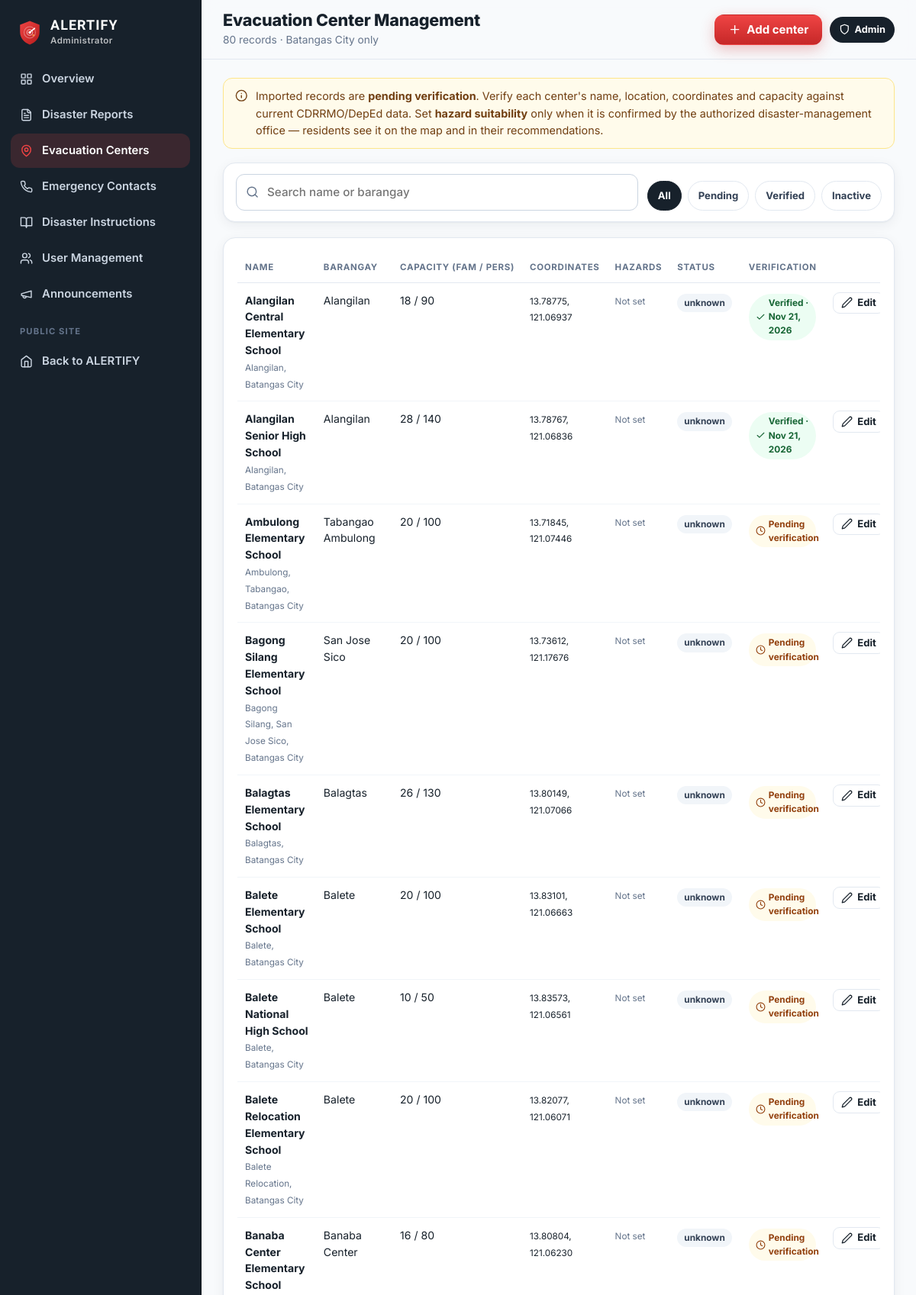
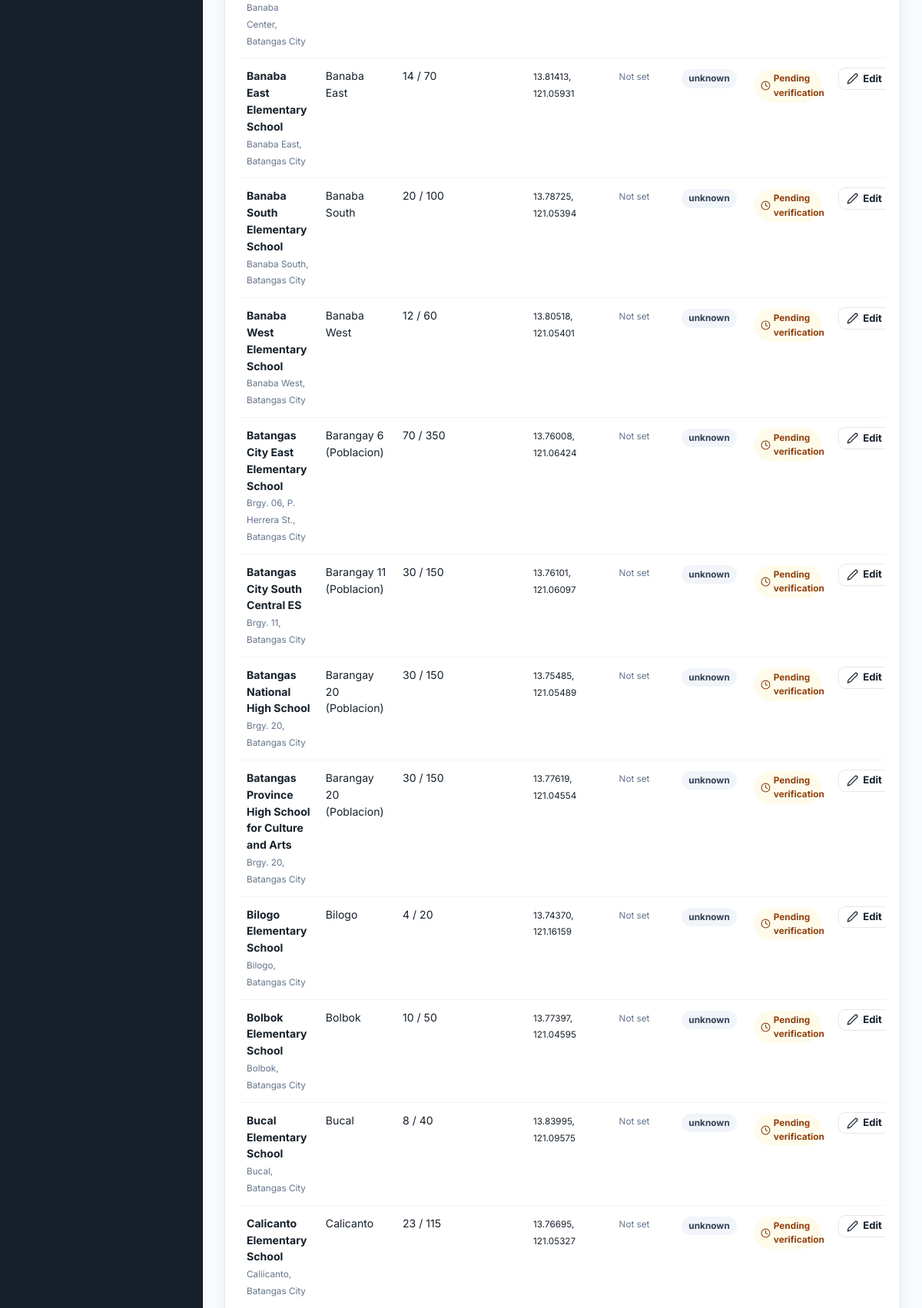
The app's page /admin/centers (signed in, upper part) with its own data (2 pictures, top to bottom).
### models.py (models this page shows, shortened)
class EvacuationCenter(db.Model):
    __tablename__ = "evacuation_centers"
    id = db.Column(db.Integer, primary_key=True)
    name = db.Column(db.String(200), nullable=False)
    location = db.Column(db.String(200))          # location text exactly as in source
    barangay = db.Column(db.String(80), index=True)
    capacity_families = db.Column(db.Integer)     # None = not provided in source
    capacity_persons = db.Column(db.Integer)
    latitude = db.Column(db.Float)
    longitude = db.Column(db.Float)
    source = db.Column(db.String(200))
    source_note = db.Column(db.String(255))
    verified = db.Column(db.Boolean, default=False)
    verified_at = db.Column(db.DateTime)
    verified_by = db.Column(db.Integer, db.ForeignKey("users.id"))
    hazards = db.Column(db.String(200), default="")
    operational_status = db.Column(db.String(20), default="unknown")  # unknown|open|full|closed
    status_updated_at = db.Column(db.DateTime)
    active = db.Column(db.Boolean, default=True)
    created_at = db.Column(db.DateTime, default=utcnow)
    updated_at = db.Column(db.DateTime, default=utcnow, onupdate=utcnow)
    @property
    def hazard_list(self):
        return [h for h in (self.hazards or "").split(",") if h]

### app.py (the view)
@app.route("/admin/centers")
@admin_required
def admin_centers():
    qry = EvacuationCenter.query
    f = request.args.get("filter", "")
    if f == "pending":
        qry = qry.filter_by(verified=False)
    elif f == "verified":
        qry = qry.filter_by(verified=True)
    elif f == "inactive":
        qry = qry.filter_by(active=False)
    if request.args.get("q"):
        like = f"%{request.args['q']}%"
        qry = qry.filter(or_(EvacuationCenter.name.ilike(like), EvacuationCenter.barangay.ilike(like)))
    return render_template("admin/centers.html", centers=qry.order_by(EvacuationCenter.name).all(),
                           f=f, q=request.args.get("q", ""))

### app.py (called while the page is built, shortened)
@login_manager.user_loader
def load_user(uid):
    return db.session.get(User, int(uid))

def csrf_token():
    if "csrf" not in session:
        session["csrf"] = secrets.token_urlsafe(32)
    return session["csrf"]

@app.before_request
def csrf_protect():
    session.permanent = True

@app.after_request
def security_headers(resp):
    resp.headers.setdefault("X-Content-Type-Options", "nosniff")
    resp.headers.setdefault("X-Frame-Options", "SAMEORIGIN")
    resp.headers.setdefault("Referrer-Policy", "strict-origin-when-cross-origin")
    resp.headers.setdefault("Permissions-Policy", "geolocation=(self)")
    return resp

def admin_required(fn):
    @wraps(fn)
    @login_required
    def wrapper(*a, **kw):
        if not current_user.is_admin:
            abort(403)
        return fn(*a, **kw)
    return wrapper

def visible_notifications(limit=None):
    now = utcnow()
    qry = Notification.query.filter(Notification.active.is_(True),
                                    or_(Notification.expires_at.is_(None), Notification.expires_at > now))
    if current_user.is_authenticated and current_user.barangay:
        qry = qry.filter(or_(Notification.barangay.is_(None), Notification.barangay == "",
                             Notification.barangay == current_user.barangay))
    qry = qry.order_by(Notification.created_at.desc())
    return qry.limit(limit).all() if limit else qry.all()

def unread_ids(notes):
    ids = [n.id for n in notes]
    if not ids:
        return set()
    if current_user.is_authenticated:
        read = {r.notification_id for r in NotificationRead.query.filter(
            NotificationRead.user_id == current_user.id, NotificationRead.notification_id.in_(ids))}
        return set(ids) - read
    seen = session.get("notif_seen", 0)
    return {n.id for n in notes if n.id > seen}

@app.context_processor
def inject_globals():
    notes = visible_notifications(limit=8)
    return {
        "categories": DisasterCategory.query.filter_by(active=True).order_by(DisasterCategory.sort_order).all(),
        "primary_contacts": EmergencyContact.query.filter_by(active=True, is_primary=True)
        .order_by(EmergencyContact.sort_order).all(),
        "nav_notifications": notes,
        "nav_unread": unread_ids(notes),
        "severity_labels": engine.SEVERITY_LABELS,
        "setup_warning": setup_warning(),
    }

def setup_warning():
    if not ON_VERCEL:
        return None

### models.py (called while the page is built)
def utcnow():
    return datetime.now(timezone.utc).replace(tzinfo=None)

### templates/admin/centers.html (shortened to what this page needs)
{% extends "admin/layout.html" %}
{% import "_macros.html" as m with context %}
{% block page_title %}Evacuation Center Management{% endblock %}
{% block page_sub %}<p>{{ centers|length }} record{{ 's' if centers|length != 1 }} · Batangas City only</p>{% endblock %}
{% block actions %}<a class="btn btn-red" href="{{ url_for('admin_center_form') }}">{{ icon('plus') }} Add center</a>{% endblock %}
{% block content %}
<div class="note note-warn">{{ icon('info') }} <span>Imported records are <b>pending verification</b>. Verify each center's name, location, coordinates and capacity against current CDRRMO/DepEd data. Set <b>hazard suitability</b> only when it is confirmed by the authorized disaster-management office — residents see it on the map and in their recommendations.</span></div>
<form class="card filter-bar" method="get">
  <label class="search-field grow">{{ icon('search') }}<input type="search" name="q" value="{{ q }}" placeholder="Search name or barangay"></label>
  <div class="chips">
    {% for k, l in [('', 'All'), ('pending', 'Pending'), ('verified', 'Verified'), ('inactive', 'Inactive')] %}
      <a class="chip-btn {{ 'active' if f == k }}" href="{{ url_for('admin_centers', filter=k, q=q) }}">{{ l }}</a>
    {% endfor %}
  </div>
</form>
<section class="card">
<div class="table-wrap">
<table class="table">
  <thead><tr><th>Name</th><th>Barangay</th><th>Capacity (fam / pers)</th><th>Coordinates</th><th>Hazards</th><th>Status</th><th>Verification</th><th></th></tr></thead>
  <tbody>
  {% for c in centers %}
    <tr class="{{ 'row-muted' if not c.active }}">
      <td><b>{{ c.name }}</b><br><small class="muted">{{ c.location }}</small></td>
      <td>{{ c.barangay or '—' }}</td>
      <td>{{ c.capacity_families if c.capacity_families is not none else '—' }} / {{ c.capacity_persons if c.capacity_persons is not none else '—' }}</td>
      <td>{% if c.latitude is not none %}<small>{{ '%.5f'|format(c.latitude) }},<br>{{ '%.5f'|format(c.longitude) }}</small>{% else %}<span class="tag tag-amber">Missing</span>{% endif %}</td>
      <td>{% for h in c.hazard_list %}<span class="tag">{{ h }}</span>{% else %}<small class="muted">Not set</small>{% endfor %}</td>
      <td><span class="tag tag-op-{{ c.operational_status }}">{{ c.operational_status }}</span>{% if not c.active %}<br><span class="tag">inactive</span>{% endif %}</td>
      <td>{{ m.verify_badge(c.verified, c.verified_at.strftime('%b %d, %Y') if c.verified_at) }}</td>
      <td class="nowrap">
        <a class="btn btn-sm btn-outline" href="{{ url_for('admin_center_form', cid=c.id) }}">{{ icon('edit') }} Edit</a>
      </td>
    </tr>
  {% endfor %}
  </tbody>
</table>
</div>
</section>
{% endblock %}

### templates/_macros.html (shortened to what this page needs)
{% macro verify_badge(v, when=None) %}
  {% if v %}
    <span class="vbadge ok" title="Verified by an ALERTIFY administrator{% if when %} on {{ when }}{% endif %}">{{ icon('check') }} Verified{% if when %} · {{ when }}{% endif %}</span>
  {% else %}
    <span class="vbadge pending" title="Imported reference data that an administrator has not yet verified">{{ icon('clock') }} Pending verification</span>
  {% endif %}
{% endmacro %}

### static/css/style.css (style rules this page uses)
:root { --red: #C62828; --red-2: #EF4444; --red-dark: #8E1B1B; --red-50: #FEF2F2; --red-100: #FDE2E2; --orange: #FF8C42; --bg: #F8FAFC; --ink: #17212B; --ink-2: #334155; --muted: #64748B; --line: #E2E8F0; --card: #FFFFFF; --green: #16A34A; --green-50: #ECFDF3; --amber: #F59E0B; --amber-50: #FFFBEB; --blue: #2563EB; --radius: 16px; --radius-sm: 10px; --shadow: 0 1px 2px rgba(23, 33, 43, .04), 0 4px 16px rgba(23, 33, 43, .06); --shadow-lg: 0 10px 40px rgba(23, 33, 43, .14); --side-w: 264px; --font: 'Inter', system-ui, -apple-system, 'Segoe UI', Roboto, sans-serif; --display: 'Archivo Black', 'Inter', system-ui, sans-serif; }
*, *::before, *::after { box-sizing: border-box; }
html { -webkit-text-size-adjust: 100%; scroll-behavior: smooth; }
body { margin: 0; font-family: var(--font); color: var(--ink); background: var(--bg); line-height: 1.55; font-size: 15px; }
img, svg { max-width: 100%; }
a { color: inherit; }
p { margin: 0 0 .75em; }
button, input, select, textarea { font: inherit; color: inherit; }
.ic { width: 1.15em; height: 1.15em; flex: none; vertical-align: -0.2em; }
.muted { color: var(--muted); }
.nowrap { white-space: nowrap; }
.btn { display: inline-flex; align-items: center; justify-content: center; gap: .5em; padding: .66em 1.1em; border-radius: 12px; border: 1px solid transparent; font-weight: 700; font-size: .94rem; text-decoration: none; cursor: pointer; transition: transform .15s ease, box-shadow .2s ease, background .2s ease, border-color .2s; white-space: nowrap; position: relative; line-height: 1.2; }
.btn-red { background: linear-gradient(180deg, var(--red-2), var(--red)); color: #fff; box-shadow: 0 6px 18px rgba(198, 40, 40, .28); }
.btn-outline { background: #fff; border-color: var(--line); color: var(--ink); }
.btn-sm { padding: .42em .75em; font-size: .82rem; border-radius: 9px; }
.sidebar-admin .side-nav a.active .ic { color: var(--red-2); }
.topbar-title p { margin: 2px 0 0; color: var(--muted); font-size: .86rem; }
.note { display: block; position: relative; padding: 12px 16px 12px 42px; border-radius: 12px; margin-bottom: 18px; font-size: .9rem; border: 1px solid; }
.note > .ic { position: absolute; left: 15px; top: 14px; }
.note-warn { background: var(--amber-50); border-color: #FDE68A; color: #713F12; }
.card { background: var(--card); border: 1px solid var(--line); border-radius: var(--radius); padding: 20px 22px; box-shadow: var(--shadow); margin-bottom: 20px; }
.field input, .field select, .field textarea, .search-field input { width: 100%; padding: 11px 13px; border: 1px solid #CBD5E1; border-radius: 11px; background: #fff; font-weight: 500; font-size: .95rem; transition: border-color .15s, box-shadow .15s; }
.search-field { position: relative; display: flex; align-items: center; margin: 0; }
.search-field input { padding-left: 40px; }
.grow { flex: 1; min-width: 200px; }
.filter-bar { display: flex; gap: 12px; align-items: flex-end; flex-wrap: wrap; padding: 14px 16px; }
.chips { display: flex; gap: 8px; flex-wrap: wrap; }
.chip-btn { border: 1px solid var(--line); background: #fff; padding: 8px 13px; border-radius: 999px; font-weight: 700; font-size: .82rem; cursor: pointer; color: var(--ink-2); text-decoration: none; }
.chip-btn.active { background: var(--ink); color: #fff; border-color: var(--ink); }
.tag { display: inline-flex; align-items: center; gap: 4px; padding: 3px 9px; border-radius: 999px; background: #F1F5F9; color: var(--ink-2); font-size: .74rem; font-weight: 700; margin: 2px 2px 2px 0; }
.vbadge { display: inline-flex; align-items: center; gap: 4px; padding: 3px 9px; border-radius: 999px; font-size: .74rem; font-weight: 700; margin: 2px 2px 2px 0; }
.vbadge .ic { width: 13px; height: 13px; }
.vbadge.ok { background: var(--green-50); color: #166534; }
.vbadge.pending { background: var(--amber-50); color: #92400E; }
.table-wrap { overflow-x: auto; margin: 0 -4px; }
.table { width: 100%; border-collapse: collapse; font-size: .88rem; }
.table th { text-align: left; font-size: .72rem; text-transform: uppercase; letter-spacing: .06em; color: var(--muted); padding: 10px 10px; border-bottom: 1px solid var(--line); white-space: nowrap; }
.table td { padding: 12px 10px; border-bottom: 1px solid #F1F5F9; vertical-align: top; }

### records on screen
EvacuationCenter: name "Alangilan Central Elementary School", location "Alangilan, Batangas City", barangay "Alangilan", capacity_families "18", capacity_persons "90", latitude "13.78775", longitude "121.06937", operational_status "unknown", when "Nov 21, 2026"
EvacuationCenter: name "Alangilan Senior High School", location "Alangilan, Batangas City", barangay "Alangilan", capacity_families "28", capacity_persons "140", latitude "13.78767", longitude "121.06836", operational_status "unknown", when "Nov 21, 2026"
EvacuationCenter: name "Ambulong Elementary School", location "Ambulong, Tabangao, Batangas City", barangay "Tabangao Ambulong", capacity_families "20", capacity_persons "100", latitude "13.71845", longitude "121.07446", operational_status "unknown"
EvacuationCenter: name "Bagong Silang Elementary School", location "Bagong Silang, San Jose Sico, Batangas City", barangay "San Jose Sico", capacity_families "20", capacity_persons "100", latitude "13.73612", longitude "121.17676", operational_status "unknown"
EvacuationCenter: name "Balagtas Elementary School", location "Balagtas, Batangas City", barangay "Balagtas", capacity_families "26", capacity_persons "130", latitude "13.80149", longitude "121.07066", operational_status "unknown"
EvacuationCenter: name "Balete Elementary School", location "Balete, Batangas City", barangay "Balete", capacity_families "20", capacity_persons "100", latitude "13.83101", longitude "121.06663", operational_status "unknown"
EvacuationCenter: name "Balete National High School", location "Balete, Batangas City", barangay "Balete", capacity_families "10", capacity_persons "50", latitude "13.83573", longitude "121.06561", operational_status "unknown"
EvacuationCenter: name "Balete Relocation Elementary School", location "Balete Relocation, Batangas City", barangay "Balete", capacity_families "20", capacity_persons "100", latitude "13.82077", longitude "121.06071", operational_status "unknown"
EvacuationCenter: name "Banaba Center Elementary School", location "Banaba Center, Batangas City", barangay "Banaba Center", capacity_families "16", capacity_persons "80", latitude "13.80804", longitude "121.06230", operational_status "unknown"
EvacuationCenter: name "Banaba East Elementary School", location "Banaba East, Batangas City", barangay "Banaba East", capacity_families "14", capacity_persons "70", latitude "13.81413", longitude "121.05931", operational_status "unknown"
EvacuationCenter: name "Banaba South Elementary School", location "Banaba South, Batangas City", barangay "Banaba South", capacity_families "20", capacity_persons "100", latitude "13.78725", longitude "121.05394", operational_status "unknown"
EvacuationCenter: name "Banaba West Elementary School", location "Banaba West, Batangas City", barangay "Banaba West", capacity_families "12", capacity_persons "60", latitude "13.80518", longitude "121.05401", operational_status "unknown"
EvacuationCenter: name "Batangas City East Elementary School", location "Brgy. 06, P. Herrera St., Batangas City", barangay "Barangay 6 (Poblacion)", capacity_families "70", capacity_persons "350", latitude "13.76008", longitude "121.06424", operational_status "unknown"
EvacuationCenter: name "Batangas City South Central ES", location "Brgy. 11, Batangas City", barangay "Barangay 11 (Poblacion)", capacity_families "30", capacity_persons "150", latitude "13.76101", longitude "121.06097", operational_status "unknown"
EvacuationCenter: name "Batangas National High School", location "Brgy. 20, Batangas City", barangay "Barangay 20 (Poblacion)", capacity_families "30", capacity_persons "150", latitude "13.75485", longitude "121.05489", operational_status "unknown"
EvacuationCenter: name "Batangas Province High School for Culture and Arts", location "Brgy. 20, Batangas City", barangay "Barangay 20 (Poblacion)", capacity_families "30", capacity_persons "150", latitude "13.77619", longitude "121.04554", operational_status "unknown"
EvacuationCenter: name "Bilogo Elementary School", location "Bilogo, Batangas City", barangay "Bilogo", capacity_families "4", capacity_persons "20", latitude "13.74370", longitude "121.16159", operational_status "unknown"
EvacuationCenter: name "Bolbok Elementary School", location "Bolbok, Batangas City", barangay "Bolbok", capacity_families "10", capacity_persons "50", latitude "13.77397", longitude "121.04595", operational_status "unknown"
EvacuationCenter: name "Bucal Elementary School", location "Bucal, Batangas City", barangay "Bucal", capacity_families "8", capacity_persons "40", latitude "13.83995", longitude "121.09575", operational_status "unknown"
EvacuationCenter: name "Calicanto Elementary School", location "Caliicanto, Batangas City", barangay "Calicanto", capacity_families "23", capacity_persons "115", latitude "13.76695", longitude "121.05327", operational_status "unknown"

### other values on screen
{{ label }} "Overview" "Disaster Reports" "Evacuation Centers" "Emergency Contacts" "Disaster Instructions" "User Management" "Announcements"
{{ centers|length }} "80"
{{ 's' if centers|length != 1 }} "s"
{{ l }} "All" "Pending" "Verified" "Inactive"
